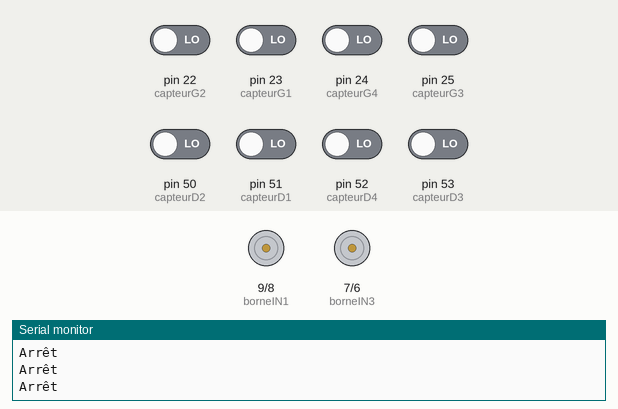
The sketch below on a simulated Arduino Mega 2560, built with avr-gcc and run on an emulated ATmega2560. On the bench: motor-driver pin pairs drawn as motors (green arrow = first pin HIGH = forward, orange = second pin HIGH = backward, longer = more drive, scaled by the enable pin), the last lines printed to the serial monitor. Inputs (shaded band) come from the test bench; at power-on: pin 22 (capteurG2), pin 23 (capteurG1), pin 24 (capteurG4), pin 25 (capteurG3), pin 50 (capteurD2), pin 51 (capteurD1), pin 52 (capteurD4), pin 53 (capteurD3) LOW.

Above: at 1.2 s.
1.3 s: pin 22 (capteurG2) driven HIGH
At 2.4 s:
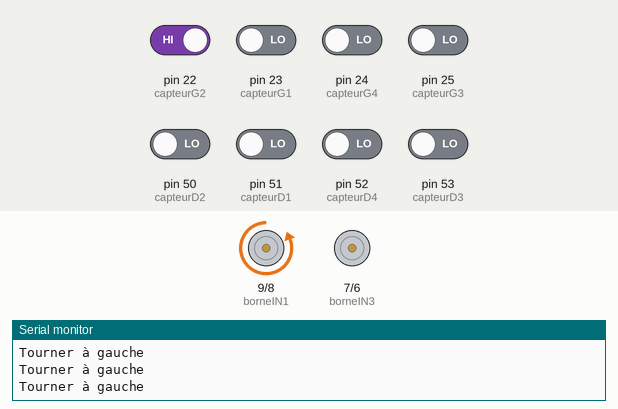
2.8 s: pin 52 (capteurD4) driven HIGH
At 3.7 s:
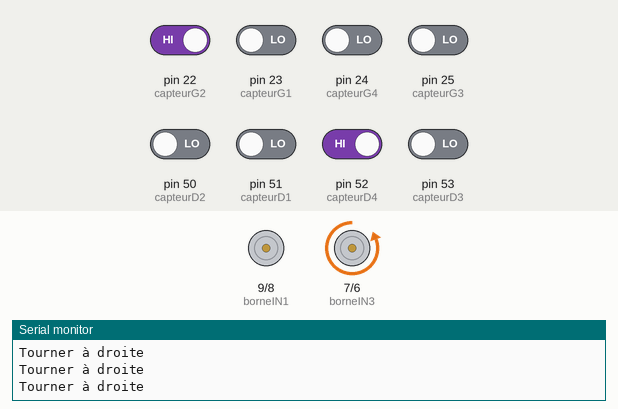
4.3 s: pin 23 (capteurG1) driven HIGH
At 5.6 s:
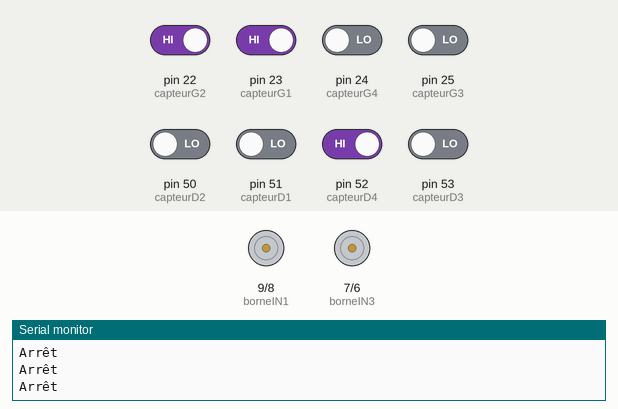
7.3 s: pin 23 (capteurG1) driven LOW
At 8.2 s:
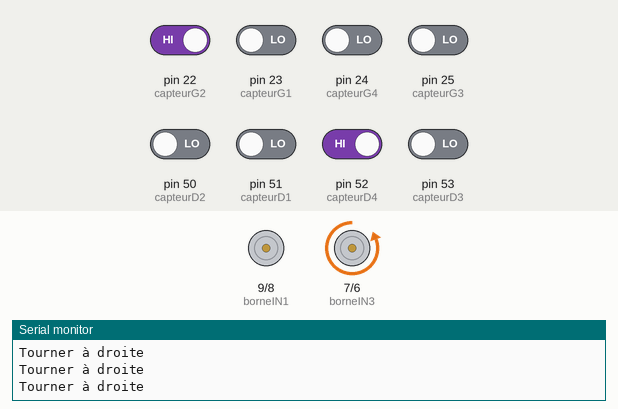
10.3 s: pin 52 (capteurD4) driven LOW
At 11.8 s:
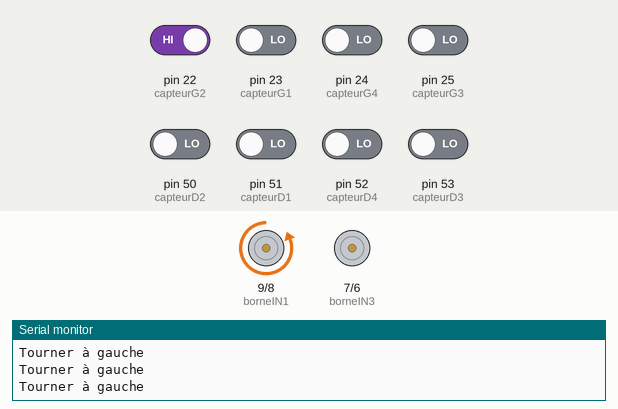
13.3 s: pin 22 (capteurG2) driven LOW
At 13.7 s:
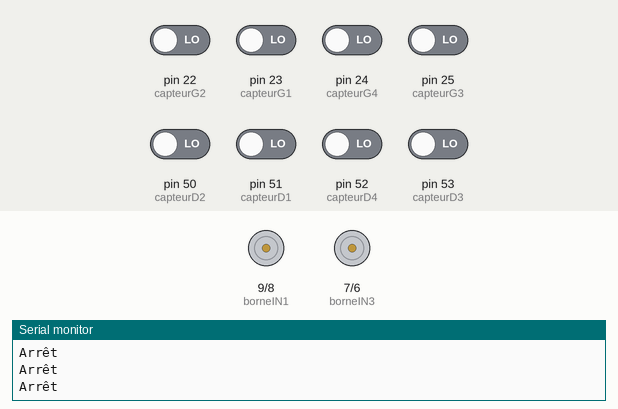
Timing chart, 0 to 16.3 s (numbered marks = the images above; inputs shaded):
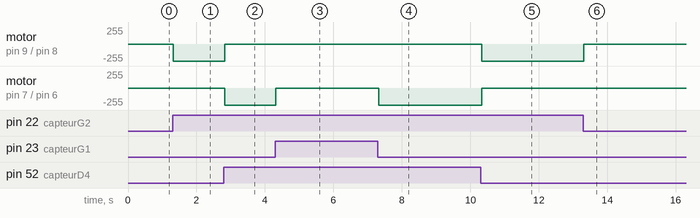

Measured:
- after the input at 1.3 s, motor on pin 9 (borneIN1) / pin 8 (borneIN2): stopped → backward 255/255 at once
- after the input at 2.8 s, motor on pin 9 (borneIN1) / pin 8 (borneIN2): backward 255/255 → stopped at once; motor on pin 7 (borneIN3) / pin 6 (borneIN4): stopped → backward 255/255 at once
- after the input at 4.3 s, motor on pin 7 (borneIN3) / pin 6 (borneIN4): backward 255/255 → stopped at once
- after the input at 7.3 s, motor on pin 7 (borneIN3) / pin 6 (borneIN4): stopped → backward 255/255 at once
- after the input at 10.3 s, motor on pin 9 (borneIN1) / pin 8 (borneIN2): stopped → backward 255/255 at once; motor on pin 7 (borneIN3) / pin 6 (borneIN4): backward 255/255 → stopped at once
- after the input at 13.3 s, motor on pin 9 (borneIN1) / pin 8 (borneIN2): backward 255/255 → stopped at once

The sketch:

V3.ino
```cpp
#include <Wire.h>

#define borneENA        10      // On associe la borne "ENA" du L298N à la pin D10 de l'Arduino (PWM possible sur cette broche)
#define borneIN1        9       // On associe la borne "IN1" du L298N à la pin D9 de l'Arduino
#define borneIN2        8       // On associe la borne "IN2" du L298N à la pin D8 de l'Arduino
#define borneIN3        7       // On associe la borne "IN3" du L298N à la pin D7 de l'Arduino
#define borneIN4        6       // On associe la borne "IN4" du L298N à la pin D6 de l'Arduino
#define borneENB        5       // On associe la borne "ENB" du L298N à la pin D5 de l'Arduino (PWM possible sur cette broche)

//*************************//
// Constantes du programme //
//*************************//
#define delaiChangementVitesse     20      // Défini un petit délai, exprimé en millisecondes, avant tout autre changement de vitesse
#define vitesseMinimale            120       // Rapport cylique minimal du signal PWM, pour faire tourner le moteur au minimum de sa vitesse (en pratique, on évitera de trop approcher la valeur  0)
#define vitesseMaximale            255      // Rapport cylique maximal du signal PWM, pour faire tourner le moteur au maximum de sa vitesse
#define vitesseRotation            255      // Rapport cylique maximal du signal PWM, pour faire tourner le moteur au maximum de sa vitesse (utilisé lors de la rotation du robot avec une seule chenille)

const int IN_A0 = A0; // analog input
const int IN_D0 = 11; // digital input

const char MARCHE_AVANT   = 'V';            // Défini une constante pour la "marche avant" (peu importe la valeur)
const char MARCHE_ARRIERE = 'R';            // Défini une constante pour la "marche arrière" (peu importe la valeur)

int pas = 1;
int vitesseActuelleA = 0;
int vitesseActuelleB = 0;

int capteurG1 = 23; //Pin pour Le Capteur Gauche (g1, g4 pas pwm, à tester)
int capteurG2 = 22;
int capteurG3 = 25;
int capteurG4 = 24;

int capteurD1 = 51; //Pin pour Le Capteur Droit
int capteurD2 = 50;
int capteurD3 = 53;
int capteurD4 = 52;

int moteurGA = 12, moteurGB = 3, moteurDA = 13, moteurDB = 11; //Pin pour Deux moteurs (GA et GB pour le moteur Gauche, DA et DB pour le moteur de droite)

void setup() {

  Serial.begin(9600);
  pinMode(capteurG1, INPUT);
  pinMode(capteurG2, INPUT);
  pinMode(capteurG3, INPUT);
  pinMode(capteurG4, INPUT);
  pinMode(capteurD1, INPUT);
  pinMode(capteurD2, INPUT);
  pinMode(capteurD3, INPUT);
  pinMode(capteurD4, INPUT);
  pinMode(borneENA, OUTPUT);
  pinMode(borneIN1, OUTPUT);
  pinMode(borneIN2, OUTPUT);
  pinMode(borneIN3, OUTPUT);
  pinMode(borneIN4, OUTPUT);
  pinMode(borneENB, OUTPUT);
}

void loop() {

  int C1 = digitalRead(capteurG1);
  int C2 = digitalRead(capteurG2);
  int C3 = digitalRead(capteurG3);
  int C4 = digitalRead(capteurG4);
  int C5 = digitalRead(capteurD1);
  int C6 = digitalRead(capteurD2);
  int C7 = digitalRead(capteurD3);
  int C8 = digitalRead(capteurD4);

  if ((C1 || C2) && !C8) {
    Serial.println("Tourner à gauche");
    tournergauche();
  } else if (!C1 && (C7 || C8)) {
    Serial.println("Tourner à droite");
    tournerdroite();
  } else if (C3 && C6) {
    Serial.println("Continuer tout droit");
    avant();
  } else {
    Serial.println("Arrêt");
    mouvementSTOP();
  }
}

void mouvementSTOP() {
  digitalWrite(borneIN1, LOW);
  digitalWrite(borneIN2, LOW);
  digitalWrite(borneIN3, LOW);
  digitalWrite(borneIN4, LOW);
  analogWrite(borneENA, 0);
  analogWrite(borneENB, 0);
}

void arriere() {
  configurerSensDeRotationPontA(MARCHE_AVANT);
  changeVitesseMoteurPontA(vitesseMaximale);
  configurerSensDeRotationPontB(MARCHE_AVANT);
  changeVitesseMoteurPontB(vitesseMaximale);
}

void avant() {
  configurerSensDeRotationPontA(MARCHE_ARRIERE);
  changeVitesseMoteurPontA(vitesseMaximale);
  configurerSensDeRotationPontB(MARCHE_ARRIERE);
  changeVitesseMoteurPontB(vitesseMaximale);
}

void tournergauche() {
  configurerSensDeRotationPontA(MARCHE_ARRIERE);
  changeVitesseMoteurPontA(vitesseRotation);
  digitalWrite(borneIN3, LOW);
  digitalWrite(borneIN4, LOW);
  analogWrite(borneENB, 0);
}

void tournerdroite() {
  digitalWrite(borneIN1, LOW);
  digitalWrite(borneIN2, LOW);
  analogWrite(borneENA, 0);
  configurerSensDeRotationPontB(MARCHE_ARRIERE);
  changeVitesseMoteurPontB(vitesseRotation);
}

void configurerSensDeRotationPontA(char sensDeRotation) {
  if (sensDeRotation == MARCHE_AVANT) {
    digitalWrite(borneIN1, HIGH);
    digitalWrite(borneIN2, LOW);
  } else {
    digitalWrite(borneIN1, LOW);
    digitalWrite(borneIN2, HIGH);
  }
}

void changeVitesseMoteurPontA(int vitesse) {
  analogWrite(borneENA, vitesse);
}

void configurerSensDeRotationPontB(char sensDeRotation) {
  if (sensDeRotation == MARCHE_AVANT) {
    digitalWrite(borneIN3, HIGH);
    digitalWrite(borneIN4, LOW);
  } else {
    digitalWrite(borneIN3, LOW);
    digitalWrite(borneIN4, HIGH);
  }
}

void changeVitesseMoteurPontB(int vitesse) {
  analogWrite(borneENB, vitesse);
}
```
